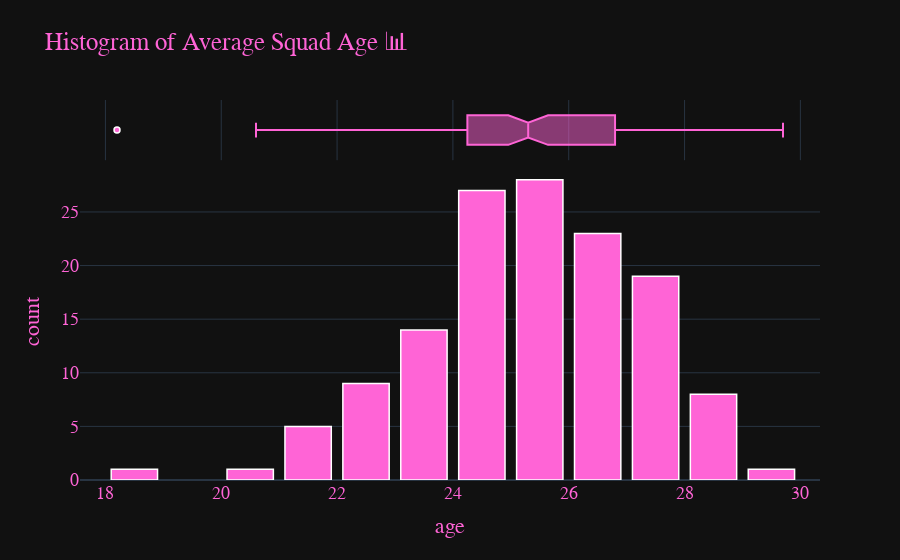

Here is the notebook cell this chart was saved with:
### Markdown cell above
# Average Squad Age ⚽

### Code cell
fig = px.histogram(df, x = "age", marginal = "box",
                   title = "Histogram of Average Squad Age 📊", 
                   color_discrete_sequence = ["#FF64D6"])

fig.update_layout(bargap = 0.2)
fig.update_traces(marker = dict(line = dict(width = 1.5, color = "#FFFFFF")))
fig.update_layout(template = "plotly_dark", font = dict(family = "PT Sans", size = 18, color = "#FF64D6"))
fig.show()

### Figure 1 — Plotly figure (JSON) as saved in the notebook; plotly's stock layout.template omitted (floating-point values rounded to 4 significant figures; data arrays with more than 128 entries replaced by an {"elided": "..."} marker saying what was removed)
{"data": [{"alignmentgroup": "True", "bingroup": "x", "hovertemplate": "age=%{x}<br>count=%{y}<extra></extra>", "legendgroup": "", "marker": {"color": "#FF64D6", "line": {"color": "#FFFFFF", "width": 1.5}, "pattern": {"shape": ""}}, "name": "", "offsetgroup": "", "orientation": "v", "showlegend": false, "type": "histogram", "x": {"elided": "136 float values"}, "xaxis": "x", "yaxis": "y"}, {"alignmentgroup": "True", "hovertemplate": "age=%{x}<extra></extra>", "legendgroup": "", "marker": {"color": "#FF64D6", "line": {"color": "#FFFFFF", "width": 1.5}}, "name": "", "notched": true, "offsetgroup": "", "showlegend": false, "type": "box", "x": {"elided": "136 float values"}, "xaxis": "x2", "yaxis": "y2"}], "layout": {"bargap": 0.2, "barmode": "relative", "font": {"color": "#FF64D6", "family": "PT Sans", "size": 18}, "legend": {"tracegroupgap": 0}, "title": {"text": "Histogram of Average Squad Age 📊"}, "xaxis": {"anchor": "y", "domain": [0.0, 1.0], "title": {"text": "age"}}, "xaxis2": {"anchor": "y2", "domain": [0.0, 1.0], "matches": "x", "showgrid": true, "showticklabels": false}, "yaxis": {"anchor": "x", "domain": [0.0, 0.8316], "title": {"text": "count"}}, "yaxis2": {"anchor": "x2", "domain": [0.8416, 1.0], "matches": "y2", "showgrid": false, "showline": false, "showticklabels": false, "ticks": ""}}}
